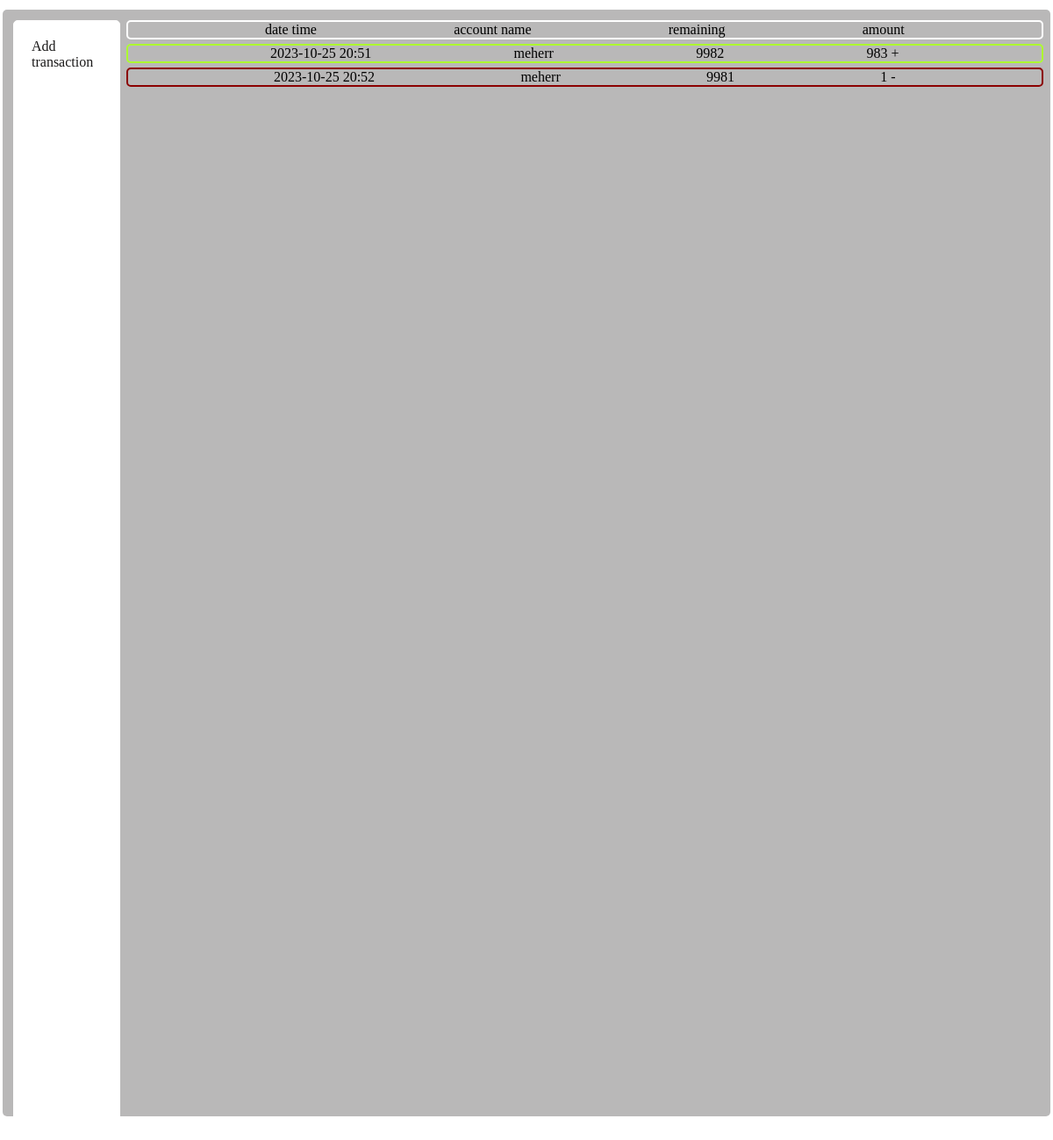
The page /accounting/transactoin/ (signed in) on the database its author committed.
### apps/Bank_Account/models.py (models this page shows, shortened)
class Accounting_Document(models.Model):
    account = models.ForeignKey(Bank_Account, on_delete=models.CASCADE)
    amount = models.IntegerField()
    type_chose = [
        ("debit", "debit"),
        ("credit", "credit"),
    ]
    type = models.CharField(choices=type_chose, max_length=20, null=True)
    datetime = models.DateTimeField(null=True)
    remaining = models.IntegerField(null=True, blank=True)

class Bank_Account(models.Model):
    account_number_validator = RegexValidator(
        regex=r'^\d{4}-\d{4}-\d{4}-\d{4}$',
        message='Enter a valid account number in the format XXXX-XXXX-XXXX-XXXX.'
    )
    id = models.UUIDField(
        primary_key=True,
        default=uuid.uuid1,
        editable=False)
    user = models.ForeignKey(User, on_delete=models.CASCADE)
    name = models.CharField(max_length=100)
    accountNumber = models.CharField(max_length=16, unique=True)  # Replace with your desired minimum value
    cash = models.IntegerField()

### apps/Bank_Account/views.py (the view)
# urls.py: path('transactoin/', views.Transaction.as_view(), name='transactionsview'),
class Transaction(TemplateView):
    template_name = 'show_transaction.html'
    def get_context_data(self, *args, **kwargs):
        context = super(Transaction, self).get_context_data(*args, **kwargs)
        accs = Bank_Account.objects.filter(user=self.request.user)
        transact = Accounting_Document.objects.filter(account__in=accs)
        context['transactions'] = transact
        return context

### apps/Bank_Account/templates/show_transaction.html (shortened to what this page needs)
{% extends 'base.html' %}
{% load static %}
{% block content %}
    <link rel="stylesheet" href="{% static 'style.css' %}">
    <link rel="stylesheet" href="{% static 'sub_menu.css' %}">
    <link rel="stylesheet" href="{% static 'styletransaction.css' %}">
    <div class="flex_container" id="listaccountload">
        <div class="sub_navbar">
            <ul class="sub_link">
                <li>
                    <a href="{% url 'formtransaction' %}">Add transaction</a>
                </li>
            </ul>
        </div>
        <div class="body_submenu">
            <div class="list_public center">
                <span class="center">date time</span>
                <span class="center">  account name</span>
                <span class="center">remaining</span>
                <span class="center">amount</span>
            </div>
            {% for act in transactions %}
                <div class="list_public center {{ act.type }}">
                    <span class="center">{{ act.datetime|date:"Y-m-d H:i" }}</span>
                    <span class="center">  {{ act.account.name }}</span>
                    <span class="center">{{ act.remaining }}</span>
                    <span class="center">{{ act.amount }}
                        {% if act.type == 'debit' %}
                            -
                        {% elif act.type == 'credit' %}
                            +
                        {% endif %}
            </span>
                </div>
            {% endfor %}
        </div>
    </div>
{% endblock %}

### apps/style_app/static/header.css (style rules this page uses)
* { margin: 0; padding: 0; }

### apps/Bank_Account/static/style.css (style rules this page uses)
.flex_container { display: flex; flex-direction: row; justify-content: space-between; }
.center { text-align: center; }

### apps/Bank_Account/static/sub_menu.css (style rules this page uses)
.sub_navbar { background-color: white; border: white 1px solid; margin-bottom: 1%; border-radius: 5px; }
.sub_link { padding: 20px; display: flex; gap: 2rem; list-style: none; }
.sub_link a { text-decoration: none; color: #1a1919; font-size: 1rem; }
.sub_navbar { height: 100vh; width: 10vw; }
.body_submenu { width: 89% ; }
.list_public { width: 100%; display: flex; flex-direction: row; justify-content: space-evenly; border: white 2px solid; border-radius: 5px; margin-bottom: 5px; }

### apps/Bank_Account/static/styletransaction.css (style rules this page uses)
.credit { border-color: greenyellow; }
.debit { border-color: darkred; }

### rows shown on the page
Accounting_Document: datetime "2023-10-25 20:51", account.name "meherr", remaining "9982", amount "983"
Accounting_Document: datetime "2023-10-25 20:52", account.name "meherr", remaining "9981", amount "1"
